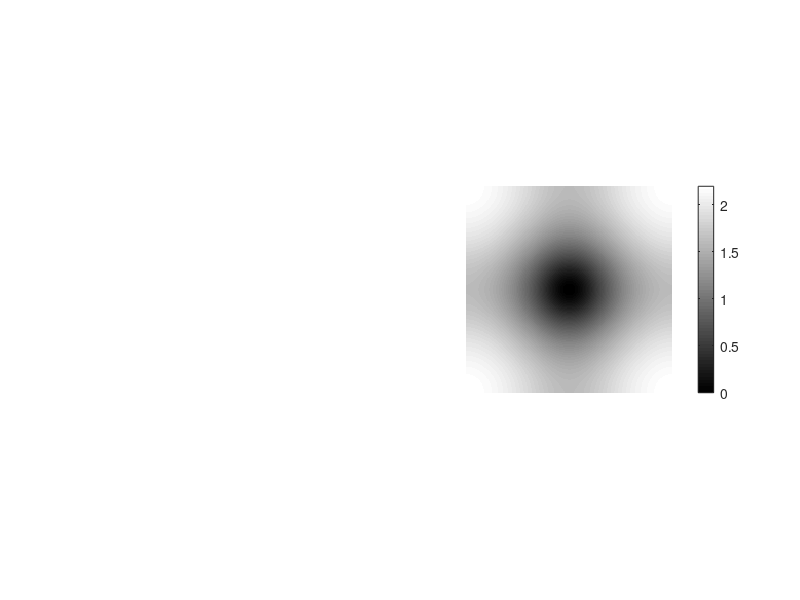

MATLAB code for this plot: (Note: this script raises an error after producing the figure.)



tic;
%% Your code here
N = 201;
k1 = [0 1 0; 1 -4 1 ; 0 1 0];
filter_1_N = zeros(N);
filter_1_N( (N-1)/2:(N+3)/2 , (N-1)/2:(N+3)/2 ) = k1;
fim_1 = fftshift(fft2(filter_1_N));
log_mag_filter_1 = log(1+abs(fim_1));

figure;
subplot(1,2,2);
daspect([1 1 1]); axis tight;
imshow(log_mag_filter_1, [min(log_mag_filter_1(:)) max(log_mag_filter_1(:))]);  
colormap('jet'); colorbar;
h = gca; h.Visible = 'on';
title('Log Magnitude of the Fourier Transform of Kernel 1')


figure;
s = surf(log_mag_filter_1 ,'FaceAlpha', 0.5); s.EdgeColor = 'none';
colormap('jet'); colorbar;
h = gca; h.Visible = 'on';
title('Surf Image of the Log Magnitude of the Fourier Transform of Kernel 1');

%%

k2 = [-1 -1 -1; -1 8 -1 ; -1 -1 -1];
filter_2_N = zeros(N);
filter_2_N( (N-1)/2:(N+3)/2 , (N-1)/2:(N+3)/2 ) = k2;
fim_2 = fftshift(fft2(filter_2_N));
log_mag_filter_2 = log(1+abs(fim_2));

figure;
subplot(1,2,2);
daspect([1 1 1]); axis tight;
imshow(log_mag_filter_2, [min(log_mag_filter_2(:)) max(log_mag_filter_2(:))]);  
colormap('jet'); colorbar;
h = gca; h.Visible = 'on';
title('Log Magnitude of the Fourier Transform of Kernel 2')

figure;
s = surf(log_mag_filter_2 ,'FaceAlpha', 0.5); s.EdgeColor = 'none';
colormap('jet'); colorbar;
h = gca; h.Visible = 'on';
title('Surf Image of the Log Magnitude of the Fourier Transform of Kernel 2');


%% MyMainScript


toc;
